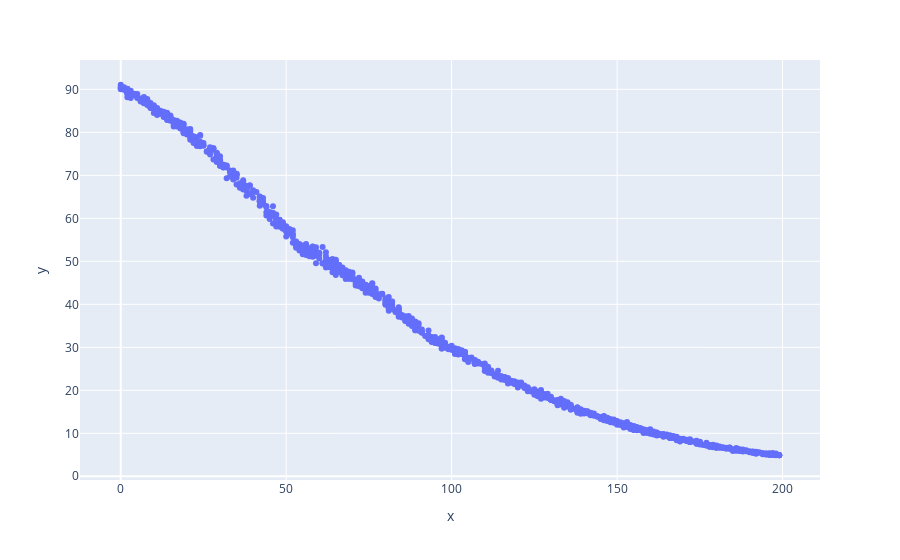

Write notebook code for a chart like this one.
### Markdown cell above
Plot the expected value of donating in one run given the emount of coins you have already donated with a given character.

### Code cell
pex.scatter(x=donated,y=avgs)

### Figure 1 — Plotly figure (JSON) as saved in the notebook; plotly's stock layout.template omitted (floating-point values rounded to 4 significant figures; data arrays with more than 128 entries replaced by an {"elided": "..."} marker saying what was removed)
{"data": [{"hovertemplate": "x=%{x}<br>y=%{y}<extra></extra>", "legendgroup": "", "marker": {"color": "#636efa", "symbol": "circle"}, "mode": "markers", "name": "", "orientation": "v", "showlegend": false, "type": "scatter", "x": {"elided": "1000 int values"}, "xaxis": "x", "y": {"elided": "1000 float values"}, "yaxis": "y"}], "layout": {"legend": {"tracegroupgap": 0}, "margin": {"t": 60}, "xaxis": {"anchor": "y", "domain": [0, 1], "title": {"text": "x"}}, "yaxis": {"anchor": "x", "domain": [0, 1], "title": {"text": "y"}}}}
